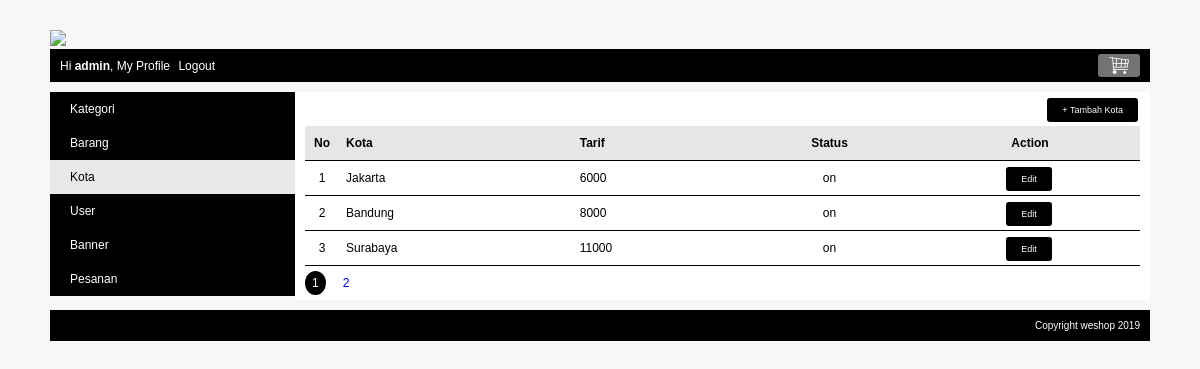
Screenshot of /index.php?page=my_profile&module=kota&action=list (signed in) with the database file from the repository.
### tables this page shows
CREATE TABLE `kota` (
  `kota_id` int(10) NOT NULL,
  `kota` varchar(150) NOT NULL,
  `tarif` int(10) NOT NULL,
  `status` enum('on','off') NOT NULL
);

### module/kota/list.php (the view, shortened to what this page needs)
<div id="frame-tambah">
	<a href="<?php echo BASE_URL."index.php?page=my_profile&module=kota&action=form"; ?>" class="tombol-action">+ Tambah Kota</a>
</div>
<?php
	$pagination = isset($_GET["pagination"]) ? $_GET["pagination"] : 1;
    $data_per_halaman = 3;
    $mulai_dari = ($pagination-1) * $data_per_halaman;
    $no = 1 + $mulai_dari;
	$queryKota = mysqli_query($koneksi, "SELECT * FROM kota LIMIT $mulai_dari, $data_per_halaman");
	if(mysqli_num_rows($queryKota) == 0){
		echo "Saat ini belum ada data di dalam table kota";
	} else {
		echo "<table class='table-list'>";
		echo "<tr class='baris-title'>
				<th class='kolom-nomor'>No</th>
				<th class='kiri'>Kota</th>
				<th class='kiri'>Tarif</th>
				<th class='tengah'>Status</th>
				<th class='tengah'>Action</th>
			  </tr>";
		while($row=mysqli_fetch_assoc($queryKota)){
			echo "<tr>
					<td class='kolom-nomor'>$no</td>
					<td class='kiri'>$row[kota]</td>
					<td class='kiri'>$row[tarif]</td>
					<td class='tengah'>$row[status]</td>
					<td class='tengah'>
						<a class='tombol-action' href='".BASE_URL."index.php?page=my_profile&module=kota&action=form&kota_id=$row[kota_id]'>Edit</a>
					</td>
				  </tr>";
		$no++;
		}
		echo "</table>";
	}
?>

### css/style.css (style rules this page uses)
body { font-family:arial; font-size:12px; color: #000000; background: #f7f7f7; margin:0px; }
.table-list { width: 100%; border-collapse: collapse; }
.table-list tr { border-bottom: 1px solid #000000; }
.table-list tr.baris-title { background: #E6E6E6; }
.table-list tr th, .table-list tr td { padding: 10px 7px; }
.kolom-nomor { width: 20px; text-align: center; }
.kiri { text-align: left; }
.tengah { text-align: center; }
#frame-tambah { margin-bottom: 10px; text-align: right; }
.tombol-action { background: #000000; color: white; padding: 7px 15px; border-radius: 3px; cursor: pointer; text-decoration: none; margin-right: 2px; font-size: 9px }

### rows the page displays
kota: kota "Jakarta", tarif "6000", status "on"
kota: kota "Bandung", tarif "8000", status "on"
kota: kota "Surabaya", tarif "11000", status "on"

### other values shown
$nama "admin"
